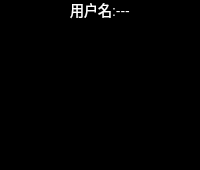
<?xml version="1.0" encoding="UTF-8"?>
<ui version="4.0">
 <class>VideoItem</class>
 <widget class="QWidget" name="VideoItem">
  <property name="geometry">
   <rect>
    <x>0</x>
    <y>0</y>
    <width>200</width>
    <height>170</height>
   </rect>
  </property>
  <property name="windowTitle">
   <string>Form</string>
  </property>
  <property name="styleSheet">
   <string notr="true">background-color: rgb(0, 0, 0);
color: rgb(255, 255, 255);</string>
  </property>
  <layout class="QVBoxLayout" name="verticalLayout">
   <property name="spacing">
    <number>0</number>
   </property>
   <property name="leftMargin">
    <number>0</number>
   </property>
   <property name="topMargin">
    <number>0</number>
   </property>
   <property name="rightMargin">
    <number>0</number>
   </property>
   <property name="bottomMargin">
    <number>0</number>
   </property>
   <item>
    <widget class="QLabel" name="lb_name">
     <property name="minimumSize">
      <size>
       <width>0</width>
       <height>20</height>
      </size>
     </property>
     <property name="maximumSize">
      <size>
       <width>16777215</width>
       <height>20</height>
      </size>
     </property>
     <property name="styleSheet">
      <string notr="true">font-size:14px;</string>
     </property>
     <property name="text">
      <string>用户名:---</string>
     </property>
     <property name="alignment">
      <set>Qt::AlignCenter</set>
     </property>
    </widget>
   </item>
   <item>
    <spacer name="verticalSpacer">
     <property name="orientation">
      <enum>Qt::Vertical</enum>
     </property>
     <property name="sizeHint" stdset="0">
      <size>
       <width>20</width>
       <height>141</height>
      </size>
     </property>
    </spacer>
   </item>
  </layout>
 </widget>
 <resources/>
 <connections/>
</ui>
